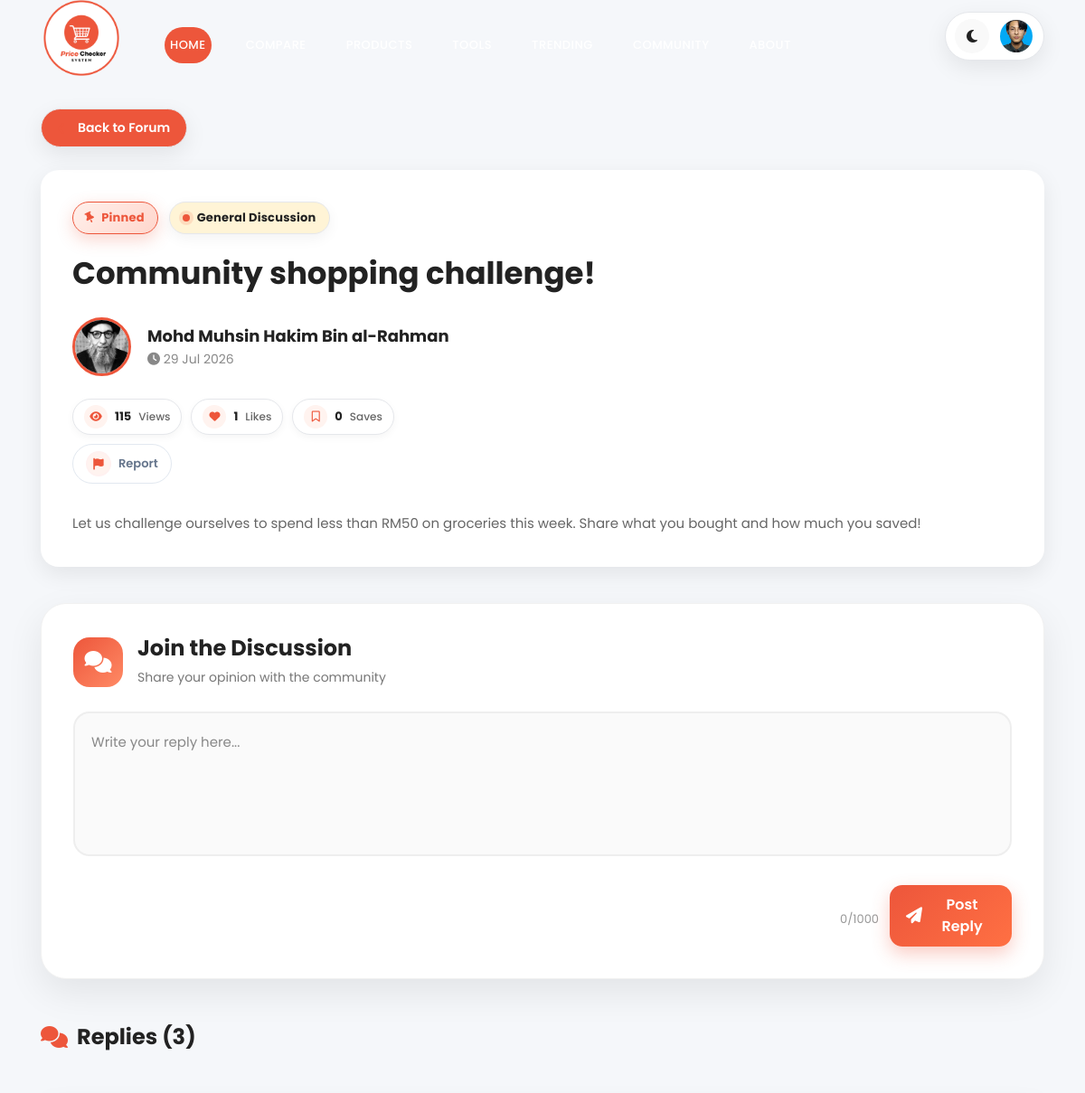
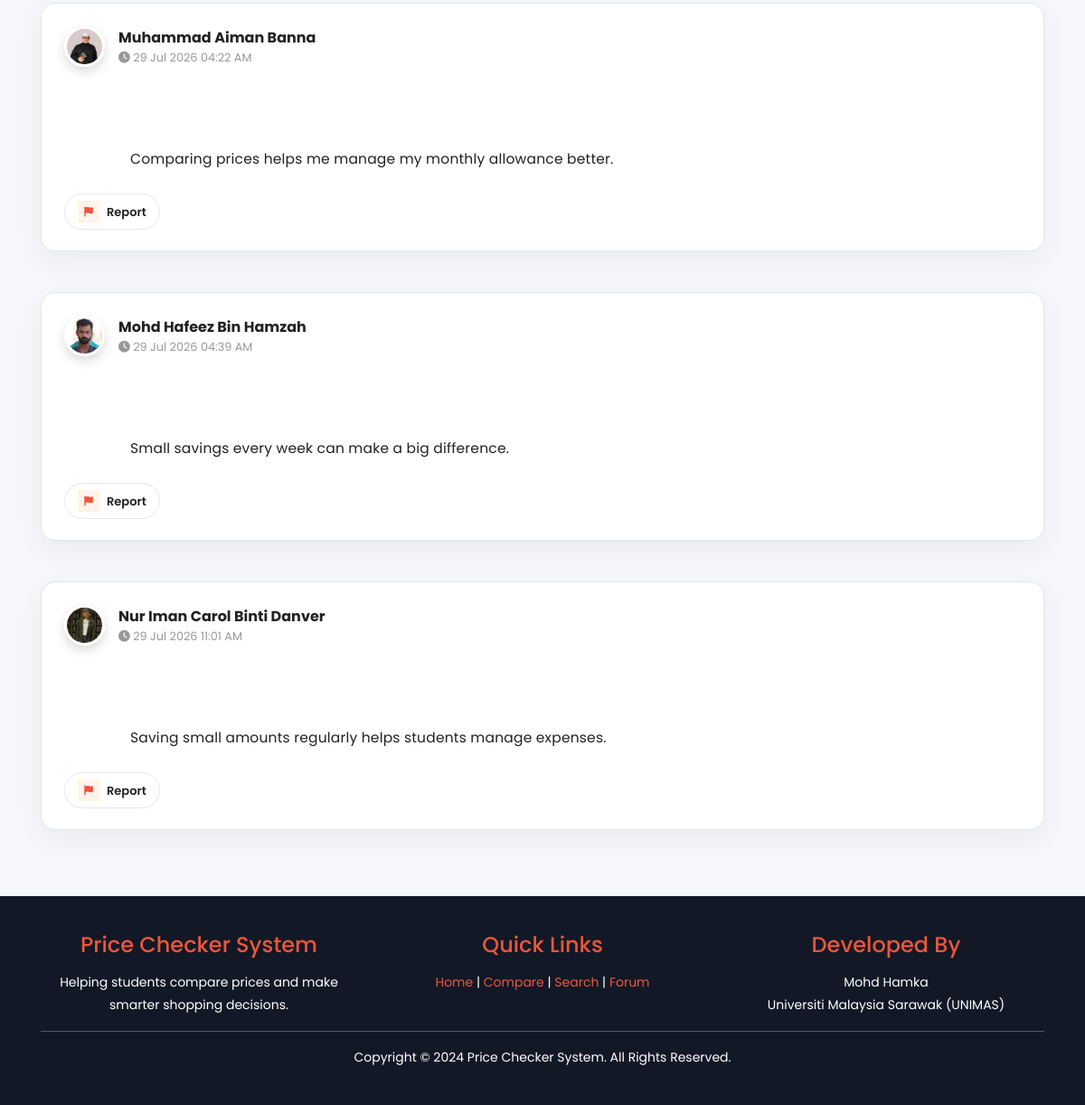
/src/student/viewTopic.php?id=51 (signed in), run on the app's committed database (2 pictures, top to bottom).
### tables this page shows
CREATE TABLE `student` (
  `studentID` int(11) NOT NULL,
  `fullName` varchar(255) NOT NULL,
  `username` varchar(255) NOT NULL,
  `email` varchar(255) NOT NULL,
  `password` varchar(255) NOT NULL,
  `studentIMG` varchar(255) NOT NULL,
  `logStatus` varchar(255) NOT NULL,
  `created_at` timestamp NOT NULL DEFAULT current_timestamp()
);

CREATE TABLE `forumtopic` (
  `topicID` int(11) NOT NULL,
  `studentID` int(11) NOT NULL,
  `categoryID` int(11) NOT NULL,
  `topicTitle` varchar(200) NOT NULL,
  `topicContent` text NOT NULL,
  `views` int(11) DEFAULT 0,
  `isPinned` tinyint(1) DEFAULT 0,
  `isLocked` tinyint(1) DEFAULT 0,
  `status` enum('Active','Hidden') DEFAULT 'Active',
  `created_at` timestamp NOT NULL DEFAULT current_timestamp(),
  `updated_at` timestamp NOT NULL DEFAULT current_timestamp() ON UPDATE current_timestamp(),
  `topicTags` varchar(255) DEFAULT NULL
);

CREATE TABLE `forumcategory` (
  `categoryID` int(11) NOT NULL,
  `categoryName` varchar(100) NOT NULL,
  `categoryDescription` varchar(255) DEFAULT NULL,
  `created_at` timestamp NOT NULL DEFAULT current_timestamp()
);

CREATE TABLE `forumreply` (
  `replyID` int(11) NOT NULL,
  `topicID` int(11) NOT NULL,
  `studentID` int(11) NOT NULL,
  `replyContent` text NOT NULL,
  `created_at` timestamp NOT NULL DEFAULT current_timestamp(),
  `updated_at` timestamp NULL DEFAULT current_timestamp() ON UPDATE current_timestamp(),
  `status` varchar(20) NOT NULL DEFAULT 'Active'
);

### src/student/includes/header.php (shortened to what this page needs)
<?php
$currentPage = basename($_SERVER['PHP_SELF']);
$isDashboard = ($currentPage == "dashboard.php");
?>
<header class="header-area header-sticky">
    <div class="container">
        <div class="row">
            <div class="col-12">
                <nav class="main-nav">
                    <a href="../student/dashboard.php" class="logo">
                        <img src="../../assets/images/logo.png">
                    </a>
                    <ul class="nav">
                        <li>
                            <a href="<?php echo $isDashboard ? '#top' : '../student/dashboard.php#top'; ?>" class="nav-link active">
                                Home
                            </a>
                        </li>
                        <li>
                            <a href="<?php echo $isDashboard ? '#compare' : '../student/dashboard.php#compare'; ?>" class="nav-link">
                            </a>
                        </li>
                        <li>
                            <a href="<?php echo $isDashboard ? '#search' : '../student/dashboard.php#search'; ?>" class="nav-link">
                            </a>
                        </li>
                        <li>
                            <a href="<?php echo $isDashboard ? '#tools' : '../student/dashboard.php#tools'; ?>" class="nav-link">
                            </a>
                        </li>
                        <li>
                            <a href="<?php echo $isDashboard ? '#trend' : '../student/dashboard.php#trend'; ?>" class="nav-link">
                            </a>
                        </li>
                        <li>
                            <a href="<?php echo $isDashboard ? '#community' : '../student/dashboard.php#community'; ?>" class="nav-link">
                            </a>
                        </li>
                        <li>
                            <a href="<?php echo $isDashboard ? '#why-us' : '../student/dashboard.php#why-us'; ?>" class="nav-link">
                            </a>
                        </li>
                    </ul>
                    <div class="user-actions">
                        <button id="themeToggle"
                                class="theme-btn"
                                type="button">
                            <i class="fa-solid fa-moon"></i>
                        </button>
                        <div class="dropdown">
                            <img src="<?php echo $img; ?>"
                                 class="profile-avatar">
                        </div>
                    </div>
                </nav>
            </div>
        </div>
    </div>
</header>

### src/includes/forum/forumTopicHeader.php (shortened to what this page needs)
<?php
    $isAdmin=false;
?>
<div class="topic-header-card">
    <div class="topic-header-top">
        <?php if($topic['isPinned']){ ?>
            <span class="pin-badge">
                <i class="fa fa-thumb-tack"></i>
                Pinned
            </span>
        <?php } ?>
        <span class="category-badge">
            <span class="category-dot"></span>
            <?php echo htmlspecialchars($topic['categoryName']); ?>
        </span>
    </div>
    <h1 class="topic-header-title">
        <?php echo htmlspecialchars($topic['topicTitle']); ?>
    </h1>
    <div class="topic-header-author">
        <img
        src="<?php echo !empty($topic['studentIMG']) ? $topic['studentIMG'] : '../../assets/images/profile/default.png'; ?>"
        class="topic-avatar">
        <div>
            <strong>
                <?php echo htmlspecialchars($topic['fullName']); ?>
            </strong>
            <br>
            <small>
                <i class="fa-solid fa-clock"></i>
                <?php echo date("d M Y",strtotime($topic['created_at'])); ?>
            </small>
        </div>
    </div>
    <div class="topic-stats">
        <span class="stat-chip views-chip">
            <i class="fa-solid fa-eye"></i>
            <strong>
                <?php echo $topic['views']; ?>
            </strong>
            <small>
                Views
            </small>
        </span>
        <span class="stat-chip like-chip">
            <a href="#"
            class="like-btn"
            data-id="<?php echo $topic['topicID']; ?>">
                <i class="<?php echo $topic['userLiked']
                    ? 'fa-solid fa-heart'
                    : 'fa-regular fa-heart'; ?>">
                </i>
            </a>
            <span class="like-count">
                <?php echo $topic['totalLikes']; ?>
            </span>
            <small>
                Likes
            </small>
        </span>
        <span class="stat-chip bookmark-chip">
            <a href="#"
            class="bookmark-btn"
            data-id="<?php echo $topic['topicID']; ?>">
                <i class="<?php echo $topic['userBookmarked']
                    ? 'fa-solid fa-bookmark'
                    : 'fa-regular fa-bookmark'; ?>">
                </i>
            </a>
            <span class="bookmark-count">
                <?php echo $topic['totalBookmarks']; ?>
            </span>
            <small>
                Saves
            </small>
        </span>
    </div>
    <div class="topic-actions">
        <?php
        if(
            isset($studentID) &&
            $topic['studentID'] != $studentID
            &&
            !$isAdmin
        )
        {
            include(__DIR__ . "/forumTopicReportAction.php");
        }
        ?>
    </div>
    <div class="topic-description">
        <?php echo nl2br(htmlspecialchars($topic['topicContent'])); ?>
    </div>
</div>

### src/includes/forum/replyList.php
<div class="reply-list">
    <h4>
        <i class="fa fa-comments"></i>
        Replies
        (<?php echo mysqli_num_rows($replyQuery); ?>)
    </h4>
    <?php if(mysqli_num_rows($replyQuery)==0){ ?>
        <?php include("../includes/forum/replyEmpty.php"); ?>
    <?php }else{ ?>
        <?php while($reply=mysqli_fetch_assoc($replyQuery)){ ?>
            <?php include("../includes/forum/replyCard.php"); ?>
        <?php } ?>
    <?php } ?>
</div>

### src/includes/forum/replyHeader.php
<div class="reply-header">
    <div class="reply-user">
        <img
        src="<?php echo !empty($reply['studentIMG']) ? $reply['studentIMG'] : '../../assets/images/profile/default.png'; ?>"
        class="reply-avatar">
        <div>
            <strong>
                <?php echo htmlspecialchars($reply['fullName']); ?>
            </strong>
            <br>
            <small>
                <i class="fa-solid fa-clock"></i>
                <?php echo date("d M Y h:i A",strtotime($reply['created_at'])); ?>
            </small>
        </div>
    </div>
</div>

### src/includes/forum/replyContent.php
<div class="reply-content">
    <?php
    echo nl2br(
        htmlspecialchars($reply['replyContent'])
    );
    ?>
</div>
<?php
if(
    isset($studentID) &&
    $reply['studentID'] != $studentID
)
{
    include(__DIR__ . "/replyReportAction.php");
}
?>

### src/includes/forum/replyReportAction.php
<br>
<button
    type="button"
    class="topic-action-btn report-reply-btn"
    data-id="<?php echo $reply['replyID']; ?>">
    <span class="report-icon">
        <i class="fa-solid fa-flag"></i>
    </span>
    <span>
        Report
    </span>
</button>

### assets/css/styleindex.css (style rules this page uses)
html, body, div, span, applet, object, iframe, h1, h2, h3, h4, h5, h6, p, blockquote, div pre, a, abbr, acronym, address, big, cite, code, del, dfn, em, font, img, ins, kbd, q, s, samp, small, strike, strong, sub, sup, tt, var, b, u, i, center, dl, dt, dd, ol, ul, li, figure, header, nav, section, article, aside, footer, figcaption { margin: 0; padding: 0; border: 0; outline: 0; }
ul, li { padding: 0; margin: 0; list-style: none; }
header, nav, section, article, aside, footer, hgroup { display: block; }
* { box-sizing: border-box; }
html, body { font-family: 'Poppins', sans-serif; font-weight: 400; background-color: #fff; font-size: 16px; -ms-text-size-adjust: 100%; -webkit-font-smoothing: antialiased; -moz-osx-font-smoothing: grayscale; }
a { text-decoration: none !important; }
h1, h2, h3, h4, h5, h6 { margin-top: 0px; margin-bottom: 0px; }
ul { margin-bottom: 0px; }
html, body { background: #fff; font-family: 'Poppins', sans-serif; }
.header-area { position: absolute; top: 0px; left: 0px; right: 0px; z-index: 100; height: 90px; background: rgba(250,250,250,0.1); -webkit-transition: all .5s ease 0s; -moz-transition: all .5s ease 0s; -o-transition: all .5s ease 0s; transition: all .5s ease 0s; }
.header-area .main-nav { min-height: 80px; background: transparent; }
.header-area .main-nav .logo { line-height:50px; color: #fff; font-size: 32px; font-weight: 800; float: left; -webkit-transition: all 0.3s ease 0s; -moz-transition: all 0.3s ease 0s; -o-transition: all 0.3s ease 0s; transition: all 0.3s ease 0s; }
.header-area .main-nav .nav { float: right; margin-top: 27px; margin-right: 0px; background-color: transparent; -webkit-transition: all 0.3s ease 0s; -moz-transition: all 0.3s ease 0s; -o-transition: all 0.3s ease 0s; transition: all 0.3s ease 0s; position: relative; z-index: 999; }
.header-area .main-nav .nav li { padding-left: 20px; padding-right: 20px; }
.header-area .main-nav .nav li a { display: block; font-weight: 500; font-size: 13px; color: #7a7a7a; -webkit-transition: all 0.3s ease 0s; -moz-transition: all 0.3s ease 0s; -o-transition: all 0.3s ease 0s; transition: all 0.3s ease 0s; height: 40px; line-height: 40px; border: transparent; }
.header-area .main-nav .nav li a { color: #fff; }
.header-area.header-sticky { min-height: 80px; }
.header-area.header-sticky .nav { margin-top: 20px !important; }
@media (max-width: 1200px) { .header-area .main-nav .nav li { padding-left: 12px; padding-right: 12px; } }
@media (max-width: 1200px) { .header-area .main-nav:before { display: none; } }
@media (min-width: 767px) { .header-area .main-nav .nav { display: flex !important; } }

### data on the page
student: studentIMG (picture)
forumtopic: categoryID.categoryName "General Discussion", topicTitle "Community shopping challenge!", studentID.studentIMG (picture), studentID.fullName "Mohd Muhsin Hakim Bin al-Rahman", created_at "29 Jul 2026", views "115", topicContent "Let us challenge ourselves to spend less than RM50 on groceries this week. Share what you bought and how much you saved!"
forumreply: studentID.studentIMG (picture), studentID.fullName "Muhammad Aiman Banna", created_at "29 Jul 2026 04:22 AM", replyContent "Comparing prices helps me manage my monthly allowance better."
forumreply: studentID.studentIMG (picture), studentID.fullName "Mohd Hafeez Bin Hamzah", created_at "29 Jul 2026 04:39 AM", replyContent "Small savings every week can make a big difference."
forumreply: studentID.studentIMG (picture), studentID.fullName "Nur Iman Carol Binti Danver", created_at "29 Jul 2026 11:01 AM", replyContent "Saving small amounts regularly helps students manage expenses."

### other printed values
$topic['totalLikes'] "1"
$topic['totalBookmarks'] "0"
mysqli_num_rows($replyQuery) "3"
